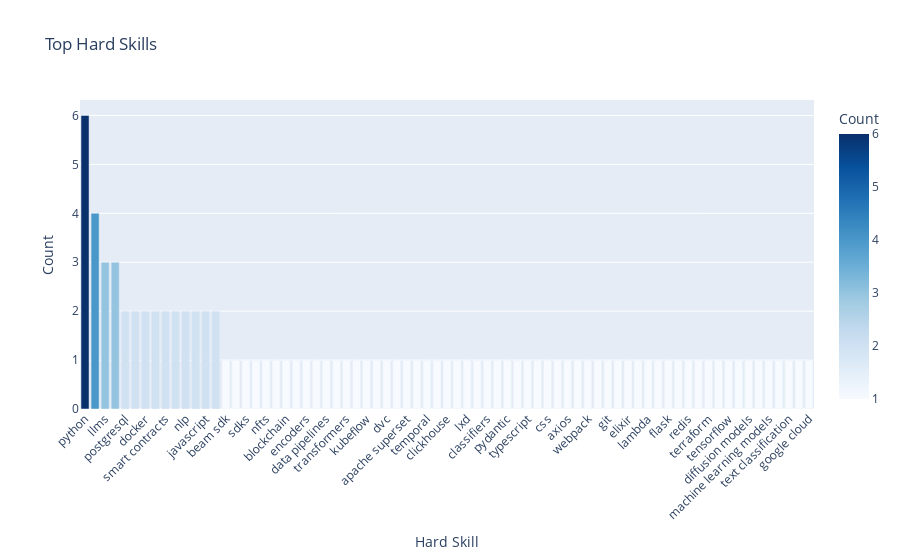
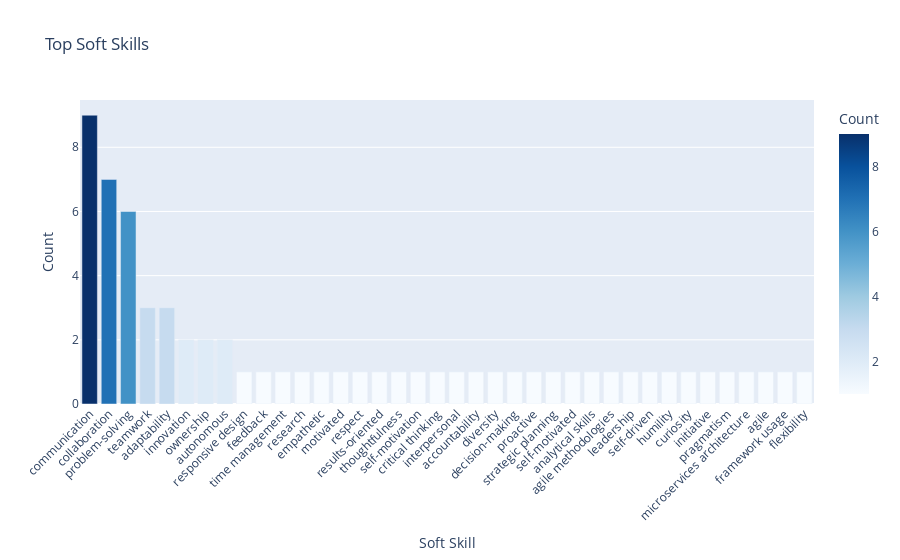

Notebook code cell kept with these figures, in order:
### Code cell
# Visualization with Plotly.
df_hard_sorted = df_hard.sort_values("Frequency", ascending=False)
df_soft_sorted = df_soft.sort_values("Frequency", ascending=False)

fig_hard = px.bar(
    df_hard_sorted,
    x="Skill",
    y="Frequency",
    title="Top Hard Skills",
    labels={"Skill": "Hard Skill", "Frequency": "Count"},
    color="Frequency",
    color_continuous_scale="Blues"
)
fig_hard.update_layout(xaxis_tickangle=-45)
fig_hard.show()

fig_soft = px.bar(
    df_soft_sorted,
    x="Skill",
    y="Frequency",
    title="Top Soft Skills",
    labels={"Skill": "Soft Skill", "Frequency": "Count"},
    color="Frequency",
    color_continuous_scale="Blues"
)
fig_soft.update_layout(xaxis_tickangle=-45)
fig_soft.show()

### Figure 1 — Plotly figure (JSON) as saved in the notebook; plotly's stock layout.template omitted (floating-point values rounded to 4 significant figures)
{"data": [{"hovertemplate": "Hard Skill=%{x}<br>Count=%{marker.color}<extra></extra>", "legendgroup": "", "marker": {"color": [6, 4, 3, 3, 2, 2, 2, 2, 2, 2, 2, 2, 2, 2, 1, 1, 1, 1, 1, 1, 1, 1, 1, 1, 1, 1, 1, 1, 1, 1, 1, 1, 1, 1, 1, 1, 1, 1, 1, 1, 1, 1, 1, 1, 1, 1, 1, 1, 1, 1, 1, 1, 1, 1, 1, 1, 1, 1, 1, 1, 1, 1, 1, 1, 1, 1, 1, 1, 1, 1, 1, 1, 1], "coloraxis": "coloraxis", "pattern": {"shape": ""}}, "name": "", "orientation": "v", "showlegend": false, "textposition": "auto", "type": "bar", "x": ["python", "machine learning", "llms", "aws", "postgresql", "ecs", "docker", "kubernetes", "smart contracts", "apis", "nlp", "ai", "javascript", "rest apis", "beam sdk", "web3 technologies", "sdks", "data", "nfts", "salt linux", "blockchain", "sql", "encoders", "pyspark", "data pipelines", "rds", "transformers", "cloud-based data services", "kubeflow", "mlflow", "dvc", "feast", "apache superset", "dbt", "temporal", "apache trino", "clickhouse", "linux", "lxd", "azure", "classifiers", "react.js", "pydantic", "s3", "typescript", "html", "css", "graphql", "axios", "fetch", "webpack", "vite", "git", "rag", "elixir", "fastapi", "lambda", "dynamodb", "flask", "restful apis", "redis", "ci/cd", "terraform", "pytorch", "tensorflow", "jax", "diffusion models", "ml", "machine learning models", "information retrieval", "text classification", "aws sagemaker", "google cloud"], "xaxis": "x", "y": [6, 4, 3, 3, 2, 2, 2, 2, 2, 2, 2, 2, 2, 2, 1, 1, 1, 1, 1, 1, 1, 1, 1, 1, 1, 1, 1, 1, 1, 1, 1, 1, 1, 1, 1, 1, 1, 1, 1, 1, 1, 1, 1, 1, 1, 1, 1, 1, 1, 1, 1, 1, 1, 1, 1, 1, 1, 1, 1, 1, 1, 1, 1, 1, 1, 1, 1, 1, 1, 1, 1, 1, 1], "yaxis": "y"}], "layout": {"barmode": "relative", "coloraxis": {"colorbar": {"title": {"text": "Count"}}, "colorscale": [[0, "rgb(247,251,255)"], [0.125, "rgb(222,235,247)"], [0.25, "rgb(198,219,239)"], [0.375, "rgb(158,202,225)"], [0.5, "rgb(107,174,214)"], [0.625, "rgb(66,146,198)"], [0.75, "rgb(33,113,181)"], [0.875, "rgb(8,81,156)"], [1, "rgb(8,48,107)"]]}, "legend": {"tracegroupgap": 0}, "title": {"text": "Top Hard Skills"}, "xaxis": {"anchor": "y", "domain": [0, 1], "tickangle": -45, "title": {"text": "Hard Skill"}}, "yaxis": {"anchor": "x", "domain": [0, 1], "title": {"text": "Count"}}}}

### Figure 2 — Plotly figure (JSON) as saved in the notebook; plotly's stock layout.template omitted (floating-point values rounded to 4 significant figures)
{"data": [{"hovertemplate": "Soft Skill=%{x}<br>Count=%{marker.color}<extra></extra>", "legendgroup": "", "marker": {"color": [9, 7, 6, 3, 3, 2, 2, 2, 1, 1, 1, 1, 1, 1, 1, 1, 1, 1, 1, 1, 1, 1, 1, 1, 1, 1, 1, 1, 1, 1, 1, 1, 1, 1, 1, 1, 1, 1], "coloraxis": "coloraxis", "pattern": {"shape": ""}}, "name": "", "orientation": "v", "showlegend": false, "textposition": "auto", "type": "bar", "x": ["communication", "collaboration", "problem-solving", "teamwork", "adaptability", "innovation", "ownership", "autonomous", "responsive design", "feedback", "time management", "research", "empathetic", "motivated", "respect", "results-oriented", "thoughtfulness", "self-motivation", "critical thinking", "interpersonal", "accountability", "diversity", "decision-making", "proactive", "strategic planning", "self-motivated", "analytical skills", "agile methodologies", "leadership", "self-driven", "humility", "curiosity", "initiative", "pragmatism", "microservices architecture", "agile", "framework usage", "flexibility"], "xaxis": "x", "y": [9, 7, 6, 3, 3, 2, 2, 2, 1, 1, 1, 1, 1, 1, 1, 1, 1, 1, 1, 1, 1, 1, 1, 1, 1, 1, 1, 1, 1, 1, 1, 1, 1, 1, 1, 1, 1, 1], "yaxis": "y"}], "layout": {"barmode": "relative", "coloraxis": {"colorbar": {"title": {"text": "Count"}}, "colorscale": [[0, "rgb(247,251,255)"], [0.125, "rgb(222,235,247)"], [0.25, "rgb(198,219,239)"], [0.375, "rgb(158,202,225)"], [0.5, "rgb(107,174,214)"], [0.625, "rgb(66,146,198)"], [0.75, "rgb(33,113,181)"], [0.875, "rgb(8,81,156)"], [1, "rgb(8,48,107)"]]}, "legend": {"tracegroupgap": 0}, "title": {"text": "Top Soft Skills"}, "xaxis": {"anchor": "y", "domain": [0, 1], "tickangle": -45, "title": {"text": "Soft Skill"}}, "yaxis": {"anchor": "x", "domain": [0, 1], "title": {"text": "Count"}}}}
